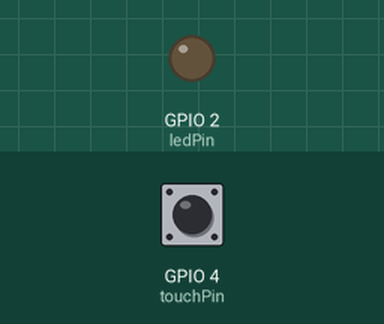
Recording of a sketch running on a simulated ESP32. Parts: output pins drawn as LEDs (lit = HIGH). The test bench sets the inputs (shaded band); at power-on: GPIO 4 (touchPin) HIGH. What the sketch prints to the serial monitor is not drawn.

Above: at 1.2 s.
1.3 s: GPIO 4 (touchPin) pulled LOW for 0.15 s
At 2.5 s:
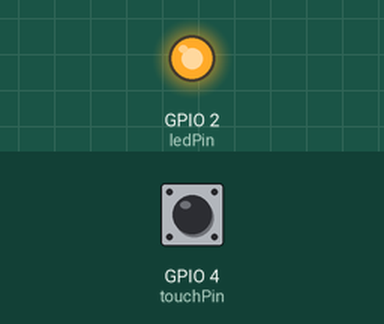
2.9 s: GPIO 4 (touchPin) pulled LOW for 1 s
At 3.2 s:
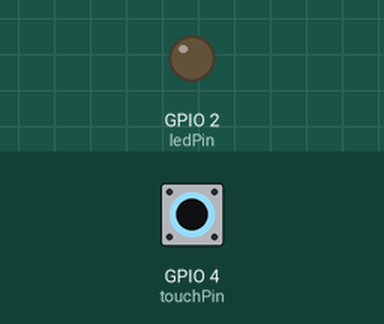
5.4 s: GPIO 4 (touchPin) pulled LOW for 3.2 s
At 6.4 s:
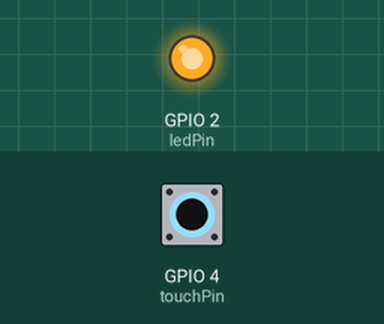
Timing chart, 0 to 8.4 s (numbered marks = the images above; inputs shaded):
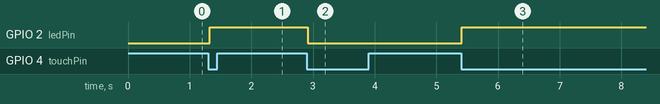

Measured:
- after the input at 1.3 s, GPIO 2 (ledPin): LOW → HIGH at once
- after the input at 2.9 s, GPIO 2 (ledPin): HIGH → LOW at once
- after the input at 5.4 s, GPIO 2 (ledPin): LOW → HIGH at once

The sketch:

ex04.ino
```cpp
// 引脚定义（ESP32）
const int touchPin = T0;    // 触摸引脚，对应GPIO4
const int ledPin = 2;       // 板载LED引脚

// 状态变量
bool ledState = LOW;
bool lastTouchState = false;
unsigned long lastDebounceTime = 0;
const unsigned long debounceDelay = 50;  // 防抖时间 50ms

void setup() {
  pinMode(ledPin, OUTPUT);
  digitalWrite(ledPin, ledState);
  Serial.begin(115200);  // 串口调试，可选
}

void loop() {
  // 读取触摸值
  int touchValue = touchRead(touchPin);
  bool currentTouchState = (touchValue < 60);  // 可根据实际调整阈值

  // 软件防抖处理
  if ((millis() - lastDebounceTime) > debounceDelay) {
    // 边缘检测：仅在按下瞬间翻转状态
    if (currentTouchState == true && lastTouchState == false) {
      ledState = !ledState;
      digitalWrite(ledPin, ledState);
      Serial.print("LED状态: ");
      Serial.println(ledState ? "ON" : "OFF");
    }

    lastTouchState = currentTouchState;
    lastDebounceTime = millis();
  }
}
```
